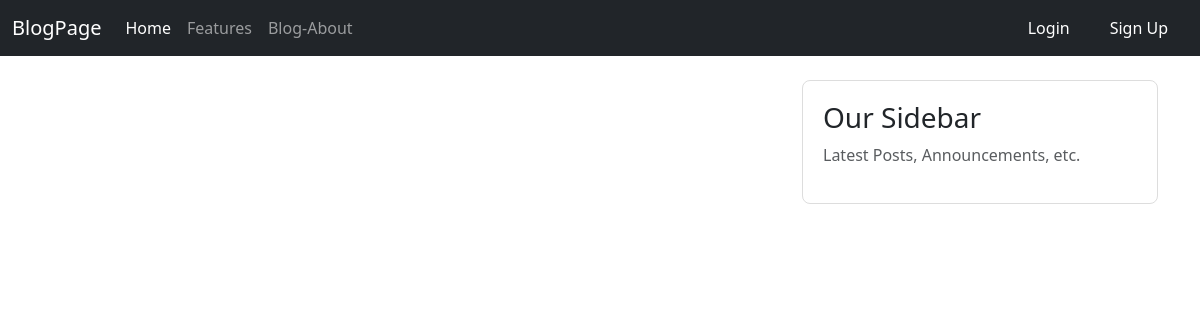
/blog/, run on an earlier commit of the app's database.
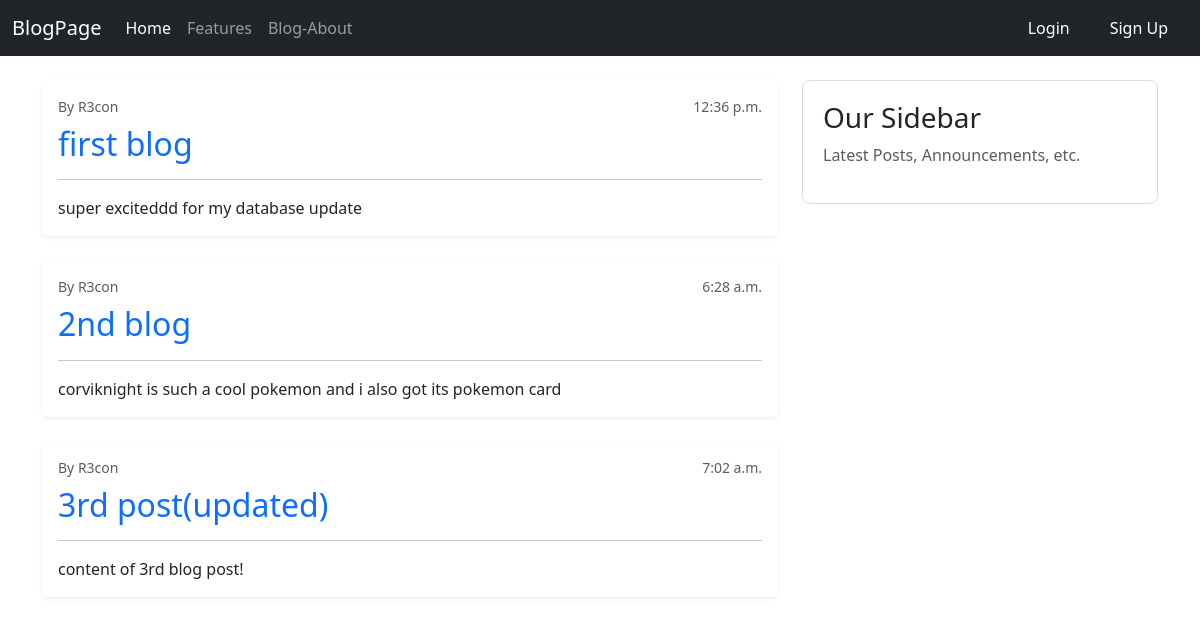
And on a later commit of the database.
### blog/models.py (models this page shows, shortened)
class post(models.Model):
    title=models.CharField(max_length=100)
    content=models.TextField()
    date_posted=models.TimeField(default=timezone.now)
    author=models.ForeignKey(User, on_delete=models.CASCADE)

### blog/views.py (the view)
# urls.py: 2. Add a URL to urlpatterns:  path('', views.home, name='home')
def home(request):
    context={
        "posts":post.objects.all()
    }
    return render(request,'blog/blog.html',context)

### blog/templates/blog/blog.html
{% extends "blog/base.html" %}
{% block content %}
{% for post in posts %}
<div class="card shadow-sm mb-4 border-0">
    <div class="card-body">
        <div class="d-flex justify-content-between mb-2">
            <small class="text-muted">
                By {{ post.author }}
            </small>
            <small class="text-muted">
                {{ post.date_posted}}
            </small>
        </div>
        <h2 class="card-title text-primary">
            {{ post.title }}
        </h2>
        <hr>
        <p class="card-text">
            {{ post.content }}
        </p>
    </div>
</div>
{% endfor %}
{% endblock content %}

### blog/templates/blog/base.html (shortened to what this page needs)
{%load static%}
<!DOCTYPE html>
<html>
    <head>
        <link href="https://cdn.jsdelivr.net/npm/bootstrap@5.3.8/dist/css/bootstrap.min.css" rel="stylesheet">
        <link rel="stylesheet" href="{% static 'blog/main.css' %}" type="text/css">
    </head>
    <body>
            <nav class="navbar navbar-expand-lg navbar-dark bg-dark">
          <div class="container-fluid">
            <a class="navbar-brand" href="#">BlogPage</a>
            <div class="collapse navbar-collapse" id="navbarNav">
              <ul class="navbar-dark navbar-nav me-auto mb-2 mb-lg-0">
                <li class="nav-item">
                  <a class="nav-link active" aria-current="page" href="{%url 'blog-home' %}">Home</a>
                </li>
                <li class="nav-item">
                  <a class="nav-link" href="#">Features</a>
                </li>
                <li class="nav-item">
                  <a class="nav-link" href="{%url 'blog-about' %}">Blog-About</a>
                </li>
              </ul>
              <div class="d-flex">
                <ul class="navbar-nav">
                  <li class="nav-item">
                    <a class="nav-link btn btn-outline-light text-white px-3 mx-1" href="{%url 'admin:index'%}">Login</a>
                  </li>
                  <li class="nav-item">
                    <a class="nav-link btn btn-primary text-white px-3 mx-1" href="#">Sign Up</a>
                  </li>
                </ul>
              </div>
            </div>
          </div>
         </nav>
        <main role="main" class="container mt-4">
    <div class="row">
        <div class="col-md-8">
            {% block content %}
            {% endblock %}
        </div>
        <div class="col-md-4">
            <div class="content-section">
                <h3>Our Sidebar</h3>
                <p class="text-muted">
                    Latest Posts, Announcements, etc.
                </p>
            </div>
        </div>
    </div>
</main>
    </body>
</html>

### blog/static/blog/main.css (style rules this page uses)
.content-section { background: #ffffff; padding: 20px; border: 1px solid #dddddd; border-radius: 8px; margin-bottom: 20px; }

What changed in the data, as far as the page shows it:
added post: author "R3con", date_posted "12:36 p.m.", title "first blog", content "super exciteddd for my database update"
added post: author "R3con", date_posted "6:28 a.m.", title "2nd blog", content "corviknight is such a cool pokemon and i also got its pokemon card"
added post: author "R3con", date_posted "7:02 a.m.", title "3rd post(updated)", content "content of 3rd blog post!"
